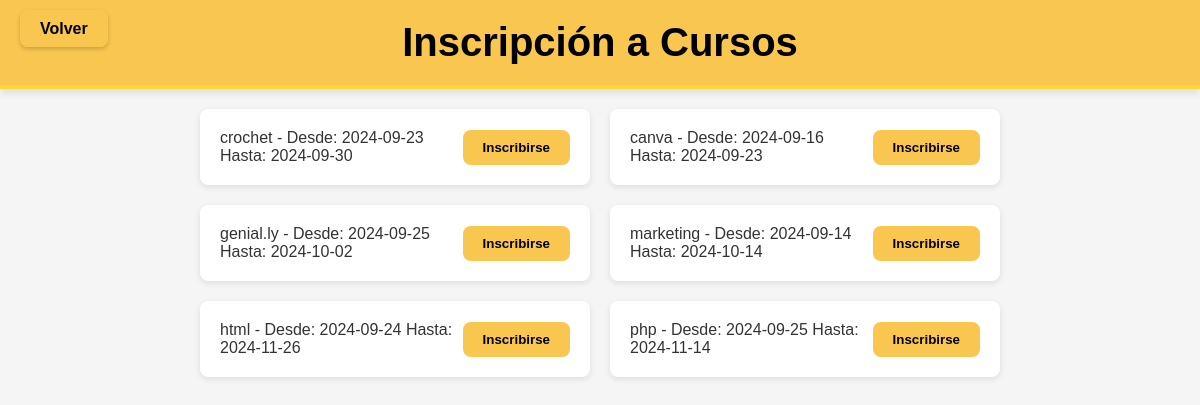
The page /inscripcionesCurso.php on the database its author committed.
### tables this page shows
CREATE TABLE `cursos` (
  `id_curso` int(11) NOT NULL,
  `curso` varchar(255) NOT NULL,
  `fecha_inicio` date NOT NULL,
  `fecha_fin` date NOT NULL
);

### inscripcionesCurso.php (the view, shortened to what this page needs)
<?php
$servername = "localhost";
$username = "root";
$password = "";
$dbname = "merendero1";
$conn = new mysqli($servername, $username, $password, $dbname);
$sql = "SELECT id_curso, curso, fecha_inicio, fecha_fin FROM cursos";
$result = $conn->query($sql);
?>
<!DOCTYPE html>
<html lang="es">
<head>
</head>
<body>
    <header>
        <div class="header-buttons">
            <a href="inscripciones.php">Volver</a>
        </div>
        <h1>Inscripción a Cursos</h1>
    </header>
    <ul>
        <?php while($row = $result->fetch_assoc()): ?>
            <li>
                <?php echo $row['curso'] . " - Desde: " . $row['fecha_inicio'] . " Hasta: " . $row['fecha_fin']; ?>
                <button onclick="showForm('<?php echo $row['curso']; ?>')">Inscribirse</button>
            </li>
        <?php endwhile; ?>
    </ul>
</body>
</html>

### inscripcionesCurso.php (style rules this page uses)
body { font-family: Verdana, sans-serif; margin: 0; padding: 0; background-color: #f5f5f5; color: #333; }
header { background-color: #f9c74f; padding: 20px 0; color: #000; text-align: center; border-bottom: 4px solid #fdd835; box-shadow: 0 4px 8px rgba(0, 0, 0, 0.1); position: relative; }
header h1 { margin: 0; font-size: 2.5em; font-weight: bold; }
.header-buttons { position: absolute; top: 20px; left: 20px; }
.header-buttons a { background-color: #f9c74f; color: #000; padding: 10px 20px; text-decoration: none; border-radius: 8px; font-weight: bold; box-shadow: 0 2px 4px rgba(0, 0, 0, 0.2); }
ul { list-style-type: none; padding: 20px; margin: 0 auto; max-width: 800px; display: flex; flex-wrap: wrap; gap: 20px; }
li { margin: 0; padding: 20px; background-color: #fff; border-radius: 8px; box-shadow: 0 2px 6px rgba(0, 0, 0, 0.1); display: flex; justify-content: space-between; align-items: center; flex: 1 1 calc(50% - 20px); box-sizing: border-box; }
li button { background-color: #f9c74f; color: #000; padding: 10px 20px; border: none; border-radius: 8px; cursor: pointer; font-weight: bold; transition: background-color 0.3s ease; }

### rows shown on the page
cursos: curso "crochet", fecha_inicio "2024-09-23", fecha_fin "2024-09-30"
cursos: curso "canva", fecha_inicio "2024-09-16", fecha_fin "2024-09-23"
cursos: curso "genial.ly", fecha_inicio "2024-09-25", fecha_fin "2024-10-02"
cursos: curso "marketing", fecha_inicio "2024-09-14", fecha_fin "2024-10-14"
cursos: curso "html", fecha_inicio "2024-09-24", fecha_fin "2024-11-26"
cursos: curso "php", fecha_inicio "2024-09-25", fecha_fin "2024-11-14"
